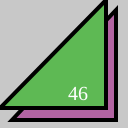
Frame 1 (no input)
Frame 60 (no input): identical to frame 1, image omitted
Frame 120 (the mouse pressed at the canvas centre since frame 60): identical to frame 1, image omitted

The p5.js sketch that drew this single still picture (run headless with seeded random() and noise() and a simulated clock; from frame 60 on, the mouse is pressed at the canvas centre):

// p5.js sketch
// ── sketch.js
function setup() {
  createCanvas(128,128);
}

function draw() {
  background(200);
  strokeWeight(4);
  fill(178, 100, 162);
  triangle(12,120,116,120,116,10);
  fill(94, 185, 84);
  triangle(0,108,106,108,106,0);
  fill(255);
  textSize(20);
  textFont("serif");
  text("46", 68, 100);
}
